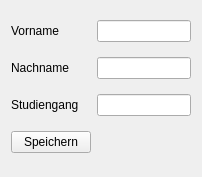
<?xml version="1.0" encoding="UTF-8"?>
<ui version="4.0">
 <class>Form</class>
 <widget class="QWidget" name="Form">
  <property name="geometry">
   <rect>
    <x>0</x>
    <y>0</y>
    <width>202</width>
    <height>177</height>
   </rect>
  </property>
  <property name="windowTitle">
   <string>Form</string>
  </property>
  <layout class="QGridLayout" name="gridLayout">
   <item row="1" column="1">
    <widget class="QLineEdit" name="lineEdit_2"/>
   </item>
   <item row="1" column="0">
    <widget class="QLabel" name="label_2">
     <property name="text">
      <string>Nachname</string>
     </property>
    </widget>
   </item>
   <item row="0" column="0">
    <widget class="QLabel" name="label">
     <property name="text">
      <string>Vorname</string>
     </property>
    </widget>
   </item>
   <item row="2" column="1">
    <widget class="QLineEdit" name="lineEdit_3"/>
   </item>
   <item row="0" column="1">
    <widget class="QLineEdit" name="lineEdit"/>
   </item>
   <item row="2" column="0">
    <widget class="QLabel" name="label_3">
     <property name="text">
      <string>Studiengang</string>
     </property>
    </widget>
   </item>
   <item row="3" column="0">
    <widget class="QPushButton" name="pushButton">
     <property name="text">
      <string>Speichern</string>
     </property>
    </widget>
   </item>
  </layout>
 </widget>
 <resources/>
 <connections/>
</ui>
